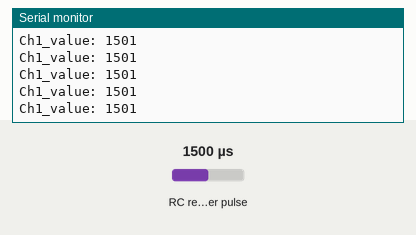
Simulated run of this sketch. Board: Arduino Uno, built with avr-gcc and run on an emulated ATmega328P. Parts: the last lines printed to the serial monitor. Wiring (inferred from the names in the program): RC receiver channel: data pin 9. Inputs (shaded band) come from the test bench; at power-on: RC receiver pulse 1500 µs.

Above: at 1.2 s.
1.3 s: RC receiver pulse (sensor on pin 9) set to 1020 µs
At 1.35 s:
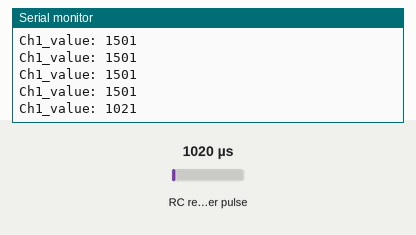
2.8 s: RC receiver pulse (sensor on pin 9) set to 1250 µs
At 2.85 s:
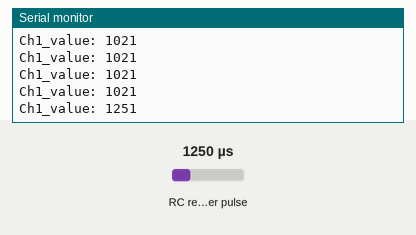
Timing chart, 0 to 5.8 s (numbered marks = the images above; inputs shaded):
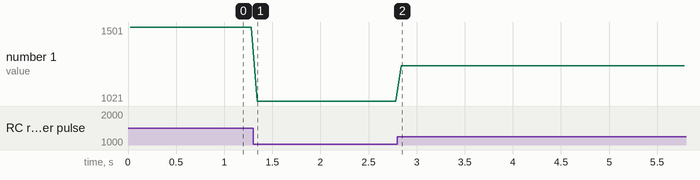

Measured:
- after the input at 1.3 s, the serial monitor: prints a new line at once (image 1)
- after the input at 2.8 s, the serial monitor: prints a new line at once (image 2)
- plotted number 1: 1501 → 1021 after the input at 1.3 s, 1021 → 1251 after the input at 2.8 s

The sketch:

rc_remote_read.ino
```cpp
const int ch1_pin=9;  //Constant variables relating to pin locations
int ch1_value;  //Varibles to store and display the values of each channel

void setup() {// the setup routine runs once when you press reset:
  Serial.begin(115200);// initialize serial communication at 115200 bits per second
  pinMode(ch1_pin, INPUT);// Set input pins
}

void loop() {//Main Program
  ch1_value = pulseIn (ch1_pin,HIGH);  //Read and store channel 1
  Serial.print ("Ch1_value: ");  //Display text string on Serial Monitor to distinguish variables
  Serial.println(ch1_value);     //Print in the value of channel 1
  delay(50);
}
```
